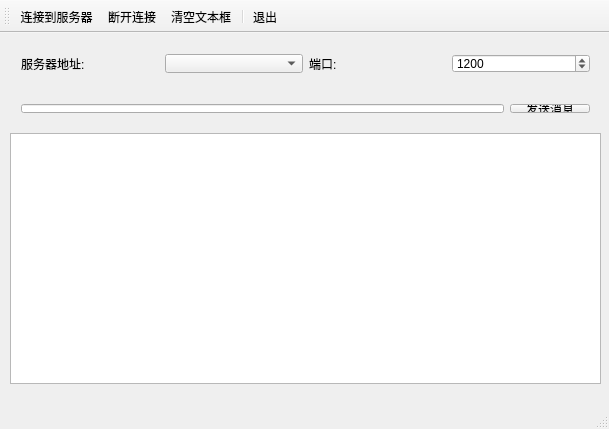
<?xml version="1.0" encoding="UTF-8"?>
<ui version="4.0">
 <class>MainWindow</class>
 <widget class="QMainWindow" name="MainWindow">
  <property name="geometry">
   <rect>
    <x>0</x>
    <y>0</y>
    <width>609</width>
    <height>429</height>
   </rect>
  </property>
  <property name="windowTitle">
   <string>MainWindow</string>
  </property>
  <widget class="QWidget" name="centralWidget">
   <widget class="QWidget" name="horizontalLayoutWidget">
    <property name="geometry">
     <rect>
      <x>10</x>
      <y>10</y>
      <width>591</width>
      <height>41</height>
     </rect>
    </property>
    <layout class="QHBoxLayout" name="horizontalLayout">
     <item>
      <widget class="QLabel" name="label">
       <property name="text">
        <string>服务器地址:</string>
       </property>
      </widget>
     </item>
     <item>
      <widget class="QComboBox" name="comboServer"/>
     </item>
     <item>
      <widget class="QLabel" name="label_2">
       <property name="text">
        <string>端口:</string>
       </property>
      </widget>
     </item>
     <item>
      <widget class="QSpinBox" name="spinPort">
       <property name="maximum">
        <number>65535</number>
       </property>
       <property name="value">
        <number>1200</number>
       </property>
      </widget>
     </item>
    </layout>
   </widget>
   <widget class="QWidget" name="horizontalLayoutWidget_2">
    <property name="geometry">
     <rect>
      <x>10</x>
      <y>60</y>
      <width>591</width>
      <height>31</height>
     </rect>
    </property>
    <layout class="QHBoxLayout" name="horizontalLayout_2">
     <item>
      <widget class="QLineEdit" name="editMsg"/>
     </item>
     <item>
      <widget class="QPushButton" name="btnSend">
       <property name="text">
        <string>发送消息</string>
       </property>
      </widget>
     </item>
    </layout>
   </widget>
   <widget class="QPlainTextEdit" name="plainTextEdit">
    <property name="geometry">
     <rect>
      <x>10</x>
      <y>100</y>
      <width>591</width>
      <height>251</height>
     </rect>
    </property>
   </widget>
  </widget>
  <widget class="QMenuBar" name="menuBar">
   <property name="geometry">
    <rect>
     <x>0</x>
     <y>0</y>
     <width>609</width>
     <height>22</height>
    </rect>
   </property>
  </widget>
  <widget class="QToolBar" name="mainToolBar">
   <attribute name="toolBarArea">
    <enum>TopToolBarArea</enum>
   </attribute>
   <attribute name="toolBarBreak">
    <bool>false</bool>
   </attribute>
   <addaction name="actConnect"/>
   <addaction name="actDisconnect"/>
   <addaction name="actClear"/>
   <addaction name="separator"/>
   <addaction name="actQuit"/>
  </widget>
  <widget class="QStatusBar" name="statusBar"/>
  <action name="actConnect">
   <property name="text">
    <string>连接到服务器</string>
   </property>
   <property name="toolTip">
    <string>连接到服务器</string>
   </property>
  </action>
  <action name="actDisconnect">
   <property name="text">
    <string>断开连接</string>
   </property>
   <property name="toolTip">
    <string>断开连接</string>
   </property>
  </action>
  <action name="actClear">
   <property name="text">
    <string>清空文本框</string>
   </property>
   <property name="toolTip">
    <string>清空文本框</string>
   </property>
  </action>
  <action name="actQuit">
   <property name="text">
    <string>退出</string>
   </property>
   <property name="toolTip">
    <string>退出</string>
   </property>
  </action>
 </widget>
 <layoutdefault spacing="6" margin="11"/>
 <resources/>
 <connections/>
</ui>
